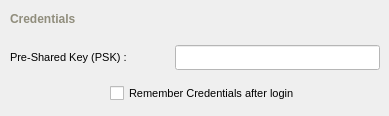
       <widget class="QWidget" name="widgetStackPSKPage" >
        <widget class="QLabel" name="labelPSK" >
         <property name="geometry" >
          <rect>
           <x>10</x>
           <y>48</y>
           <width>165</width>
           <height>18</height>
          </rect>
         </property>
         <property name="minimumSize" >
          <size>
           <width>0</width>
           <height>18</height>
          </size>
         </property>
         <property name="maximumSize" >
          <size>
           <width>16777215</width>
           <height>18</height>
          </size>
         </property>
         <property name="palette" >
          <palette>
           <active>
            <colorrole role="WindowText" >
             <brush brushstyle="SolidPattern" >
              <color alpha="255" >
               <red>0</red>
               <green>0</green>
               <blue>0</blue>
              </color>
             </brush>
            </colorrole>
           </active>
           <inactive>
            <colorrole role="WindowText" >
             <brush brushstyle="SolidPattern" >
              <color alpha="255" >
               <red>0</red>
               <green>0</green>
               <blue>0</blue>
              </color>
             </brush>
            </colorrole>
           </inactive>
           <disabled>
            <colorrole role="WindowText" >
             <brush brushstyle="SolidPattern" >
              <color alpha="255" >
               <red>119</red>
               <green>119</green>
               <blue>119</blue>
              </color>
             </brush>
            </colorrole>
           </disabled>
          </palette>
         </property>
         <property name="font" >
          <font>
           <pointsize>8</pointsize>
          </font>
         </property>
         <property name="lineWidth" >
          <number>0</number>
         </property>
         <property name="text" >
          <string>Pre-Shared Key (PSK) : </string>
         </property>
        </widget>
        <widget class="QCheckBox" name="dataCheckboxSavePSK" >
         <property name="geometry" >
          <rect>
           <x>110</x>
           <y>80</y>
           <width>266</width>
           <height>27</height>
          </rect>
         </property>
         <property name="palette" >
          <palette>
           <active>
            <colorrole role="WindowText" >
             <brush brushstyle="SolidPattern" >
              <color alpha="255" >
               <red>0</red>
               <green>0</green>
               <blue>0</blue>
              </color>
             </brush>
            </colorrole>
           </active>
           <inactive>
            <colorrole role="WindowText" >
             <brush brushstyle="SolidPattern" >
              <color alpha="255" >
               <red>0</red>
               <green>0</green>
               <blue>0</blue>
              </color>
             </brush>
            </colorrole>
           </inactive>
           <disabled>
            <colorrole role="WindowText" >
             <brush brushstyle="SolidPattern" >
              <color alpha="255" >
               <red>119</red>
               <green>119</green>
               <blue>119</blue>
              </color>
             </brush>
            </colorrole>
           </disabled>
          </palette>
         </property>
         <property name="font" >
          <font>
           <pointsize>8</pointsize>
          </font>
         </property>
         <property name="text" >
          <string>Remember Credentials after login</string>
         </property>
        </widget>
        <widget class="QLabel" name="headerCredentialsPSK" >
         <property name="geometry" >
          <rect>
           <x>10</x>
           <y>10</y>
           <width>101</width>
           <height>18</height>
          </rect>
         </property>
         <property name="minimumSize" >
          <size>
           <width>0</width>
           <height>18</height>
          </size>
         </property>
         <property name="maximumSize" >
          <size>
           <width>16777215</width>
           <height>18</height>
          </size>
         </property>
         <property name="palette" >
          <palette>
           <active>
            <colorrole role="WindowText" >
             <brush brushstyle="SolidPattern" >
              <color alpha="255" >
               <red>144</red>
               <green>141</green>
               <blue>124</blue>
              </color>
             </brush>
            </colorrole>
           </active>
           <inactive>
            <colorrole role="WindowText" >
             <brush brushstyle="SolidPattern" >
              <color alpha="255" >
               <red>144</red>
               <green>141</green>
               <blue>124</blue>
              </color>
             </brush>
            </colorrole>
           </inactive>
           <disabled>
            <colorrole role="WindowText" >
             <brush brushstyle="SolidPattern" >
              <color alpha="255" >
               <red>119</red>
               <green>119</green>
               <blue>119</blue>
              </color>
             </brush>
            </colorrole>
           </disabled>
          </palette>
         </property>
         <property name="font" >
          <font>
           <pointsize>9</pointsize>
           <weight>75</weight>
           <bold>true</bold>
          </font>
         </property>
         <property name="lineWidth" >
          <number>0</number>
         </property>
         <property name="text" >
          <string>Credentials</string>
         </property>
        </widget>
        <widget class="QLineEdit" name="dataFieldPSK" >
         <property name="geometry" >
          <rect>
           <x>175</x>
           <y>45</y>
           <width>205</width>
           <height>25</height>
          </rect>
         </property>
         <property name="minimumSize" >
          <size>
           <width>0</width>
           <height>25</height>
          </size>
         </property>
         <property name="maximumSize" >
          <size>
           <width>16777215</width>
           <height>25</height>
          </size>
         </property>
         <property name="palette" >
          <palette>
           <active>
            <colorrole role="WindowText" >
             <brush brushstyle="SolidPattern" >
              <color alpha="255" >
               <red>127</red>
               <green>157</green>
               <blue>185</blue>
              </color>
             </brush>
            </colorrole>
            <colorrole role="Base" >
             <brush brushstyle="SolidPattern" >
              <color alpha="255" >
               <red>255</red>
               <green>255</green>
               <blue>255</blue>
              </color>
             </brush>
            </colorrole>
            <colorrole role="Window" >
             <brush brushstyle="SolidPattern" >
              <color alpha="255" >
               <red>255</red>
               <green>255</green>
               <blue>255</blue>
              </color>
             </brush>
            </colorrole>
           </active>
           <inactive>
            <colorrole role="WindowText" >
             <brush brushstyle="SolidPattern" >
              <color alpha="255" >
               <red>127</red>
               <green>157</green>
               <blue>185</blue>
              </color>
             </brush>
            </colorrole>
            <colorrole role="Base" >
             <brush brushstyle="SolidPattern" >
              <color alpha="255" >
               <red>255</red>
               <green>255</green>
               <blue>255</blue>
              </color>
             </brush>
            </colorrole>
            <colorrole role="Window" >
             <brush brushstyle="SolidPattern" >
              <color alpha="255" >
               <red>255</red>
               <green>255</green>
               <blue>255</blue>
              </color>
             </brush>
            </colorrole>
           </inactive>
           <disabled>
            <colorrole role="WindowText" >
             <brush brushstyle="SolidPattern" >
              <color alpha="255" >
               <red>119</red>
               <green>119</green>
               <blue>119</blue>
              </color>
             </brush>
            </colorrole>
            <colorrole role="Base" >
             <brush brushstyle="SolidPattern" >
              <color alpha="255" >
               <red>255</red>
               <green>255</green>
               <blue>255</blue>
              </color>
             </brush>
            </colorrole>
            <colorrole role="Window" >
             <brush brushstyle="SolidPattern" >
              <color alpha="255" >
               <red>255</red>
               <green>255</green>
               <blue>255</blue>
              </color>
             </brush>
            </colorrole>
           </disabled>
          </palette>
         </property>
         <property name="font" >
          <font>
           <pointsize>8</pointsize>
          </font>
         </property>
         <property name="maxLength" >
          <number>64</number>
         </property>
        </widget>
       </widget>
